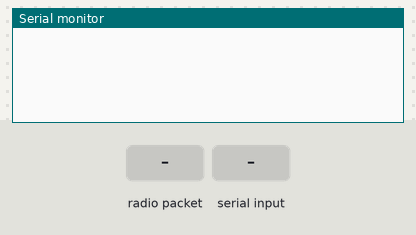
A sketch run on a simulated Arduino Uno, built with avr-gcc and run on an emulated ATmega328P. Shown: the last lines printed to the serial monitor. The test bench sets the inputs (shaded band). No radio packets arrive unless stated.

Above: at 6.0 s.
6.1 s: radio packet "/" arrives
At 11.2 s:
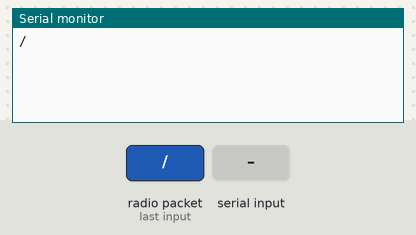
11.5 s: "/" received over Serial
At 16.2 s:
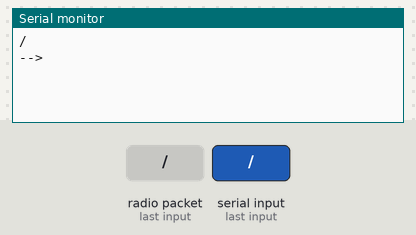
16.5 s: radio packet "1" arrives
At 21.5 s:
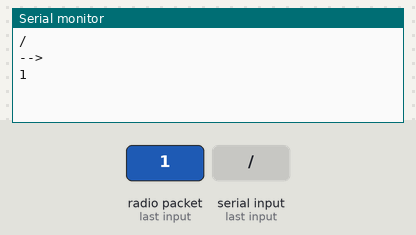

The sketch:

rf_transciever.ino
```cpp
/*
* Arduino Wireless Communication Tutorial
* Transciever Code
* www.HowToMechatronics.com
* Modified by Hyder Shad
* Library: TMRh20/RF24, https://github.com/tmrh20/RF24/
*/

#include <SPI.h>
#include <nRF24L01.h>
#include <RF24.h>

RF24 radio(9, 10); // CNS, CE
char rx_str[500] = {0};
char rx_byte = 0;
char text[500] = {0};
int i = 0;
int j = 0;
bool output = 0;
bool flag = 0;
bool radioNumber = 1;   //CHANGE FOR EACH PROGRAMMED RADIO ON THE NETWORK
byte addresses[][6] = {"1Node","2Node"};              // Radio pipe addresses for the 2 nodes to communicate.
void setup() {

  Serial.begin(9600);
  radio.begin();
if(radioNumber){
    radio.openWritingPipe(addresses[1]);        // Both radios listen on the same pipes by default, but opposite addresses
    radio.openReadingPipe(1,addresses[0]);      // Open a reading pipe on address 0, pipe 1
    radio.startListening();
  }
  else{
    radio.openWritingPipe(addresses[0]);
    radio.openReadingPipe(1,addresses[1]);
  }
  radio.setPALevel(RF24_PA_MIN);
}

void loop() {
  delay(5000);
 while((Serial.available()) &&( flag==0)){
     rx_byte = Serial.read();
     if(rx_byte == '/'){
      flag = 1;
     }
     else{
      rx_str[i] = rx_byte;
     }
  i++;
  }
if (flag == 1){
    radio.stopListening();
    radio.write(&rx_str, sizeof(rx_str));
    Serial.print("-->");
    Serial.println(rx_str);
    for(i=0;i<500;i++){
      rx_str[i] = 0;
    }
    flag=0;
    i=0;
    radio.startListening();
}
  while(radio.available()) {
    radio.read(&text, sizeof(text));
      output = 1;
  }
  if(output ==1){
    Serial.println(text);
      for(j=0;j<500;j++){
      text[j] = 0;
    }
    output = 0;
    j = 0;
  }
}
```

Measured:
- after the input at 6.1 s, the serial monitor: prints a new line after 3.9 s (image 1)
- after the input at 11.5 s, the serial monitor: prints a new line after 3.5 s (image 2)
- after the input at 16.5 s, the serial monitor: prints a new line after 3.5 s (image 3)
